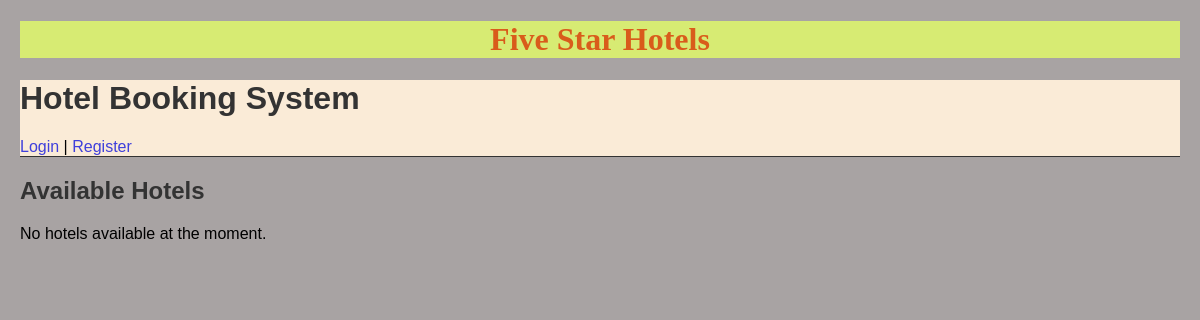
/, run on an earlier commit of the app's database.
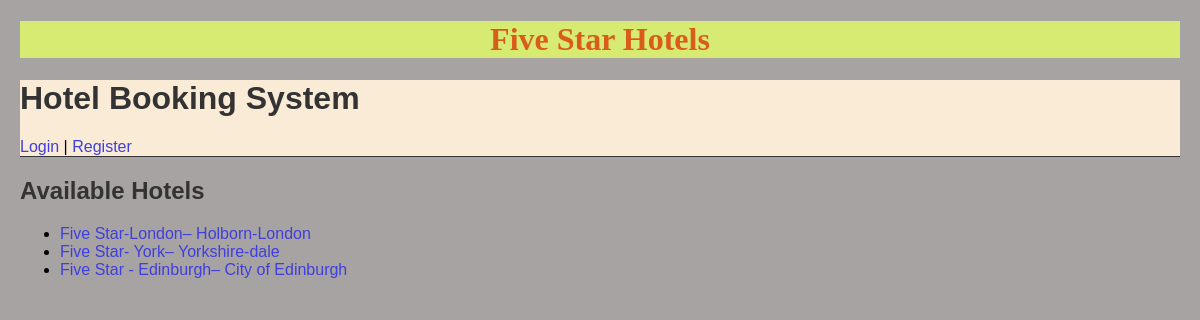
And on a later commit of the database.
### booking/models.py (models this page shows, shortened)
class Hotel(models.Model):
    name = models.CharField(max_length=100)
    location = models.CharField(max_length=100)
    description = models.TextField()

### booking/views.py (the view)
# urls.py: path('', views.hotel_list, name='hotel_list'),
def hotel_list(request):
    hotels = Hotel.objects.all()
    return render(request, 'booking/hotel_list.html', {'hotels': hotels})

### booking/templates/booking/hotel_list.html
{% extends 'booking/base.html' %}
{% block content %}
  <h2>Available Hotels</h2>
  {% if hotels %}
    <ul>
      {% for hotel in hotels %}
        <li><a href="{% url 'room_list' hotel.id %}">{{ hotel.name }}– {{ hotel.location }}</a></li>
      {% endfor %}
    </ul>
  {% else %}
    <p>No hotels available at the moment.</p>
  {% endif %}
{% endblock %}

### booking/templates/booking/base.html (shortened to what this page needs)
<!DOCTYPE html>
<html>
<head><title>Five Star Hotels</title>
</head>
<body>
  <h1 id="heading">Five Star Hotels</h1>
  <div id="logArea">
  <h1>Hotel Booking System</h1>
  {% if user.is_authenticated %}
    Hello, {{ user.username }} | <a href="{% url 'logout' %}">Logout</a>
  {% else %}
    <a href="{% url 'login' %}">Login</a> | <a href="{% url 'register' %}">Register</a>
  {% endif %}
  </div>
  <hr>
  {% block content %}{% endblock %}
</body>
</html>

### booking/templates/booking/base.html (style rules this page uses)
body { font-family: Arial, sans-serif; margin: 20px; background-color: hwb(0 64% 34%); }
h1, h2 { color: #333; }
#heading { text-align: center; color:#d95c1b; font-family:imogi; background-color: rgb(215, 235, 115); }
#logArea { text-align: left; margin-bottom: 0; background-color: antiquewhite; }
hr { border: 0; height: 1px; background: #333; margin-top: 0; margin-bottom: 20px; }
a { text-decoration: none; color:#3f3fdb; }

What changed in the data, as far as the page shows it:
added Hotel: name "Five Star-London", location "Holborn-London"
added Hotel: name "Five Star- York", location "Yorkshire-dale"
added Hotel: name "Five Star - Edinburgh", location "City of Edinburgh"
Also different on the page:
text no longer shown: "No hotels available at the moment."
